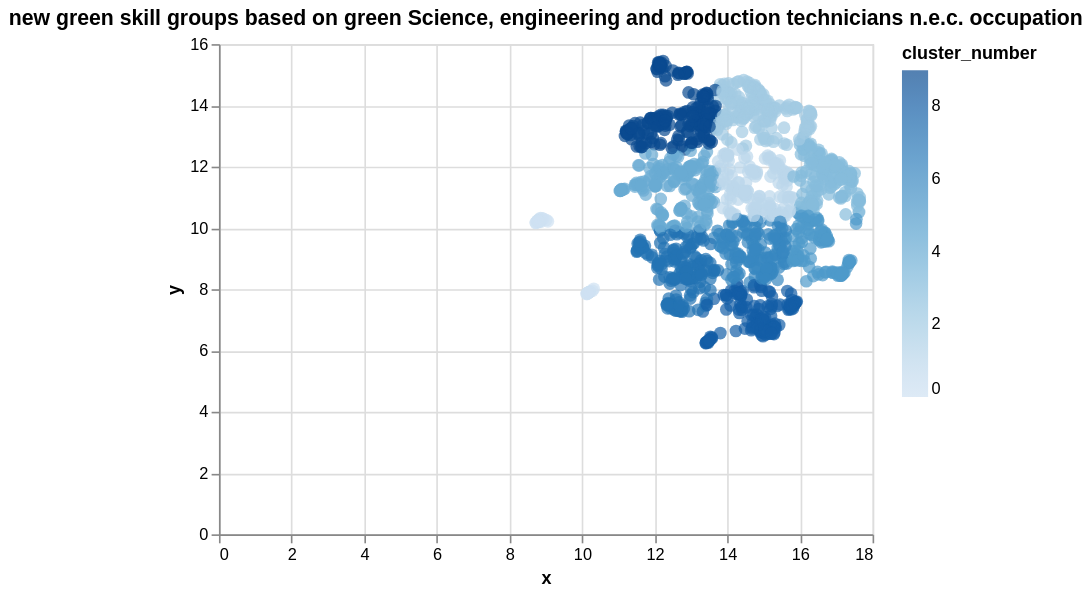

Here is the Vega-Lite specification saved for this chart:
### Vega-Lite specification from a JSON file in a GitHub repository (floating-point values rounded to 4 significant figures; data arrays with more than 128 entries replaced by an {"elided": "..."} marker saying what was removed)
{"config": {"view": {"continuousWidth": 400, "continuousHeight": 300}}, "data": {"values": {"elided": "1494 records"}}, "mark": {"type": "circle", "size": 60}, "encoding": {"color": {"field": "cluster_number", "type": "quantitative"}, "tooltip": [{"field": "skill", "type": "nominal"}, {"field": "cluster_number", "type": "quantitative"}], "x": {"field": "x", "type": "quantitative"}, "y": {"field": "y", "type": "quantitative"}}, "title": "new green skill groups based on green Science, engineering and production technicians n.e.c. occupation", "$schema": "https://vega.github.io/schema/vega-lite/v5.json"}
